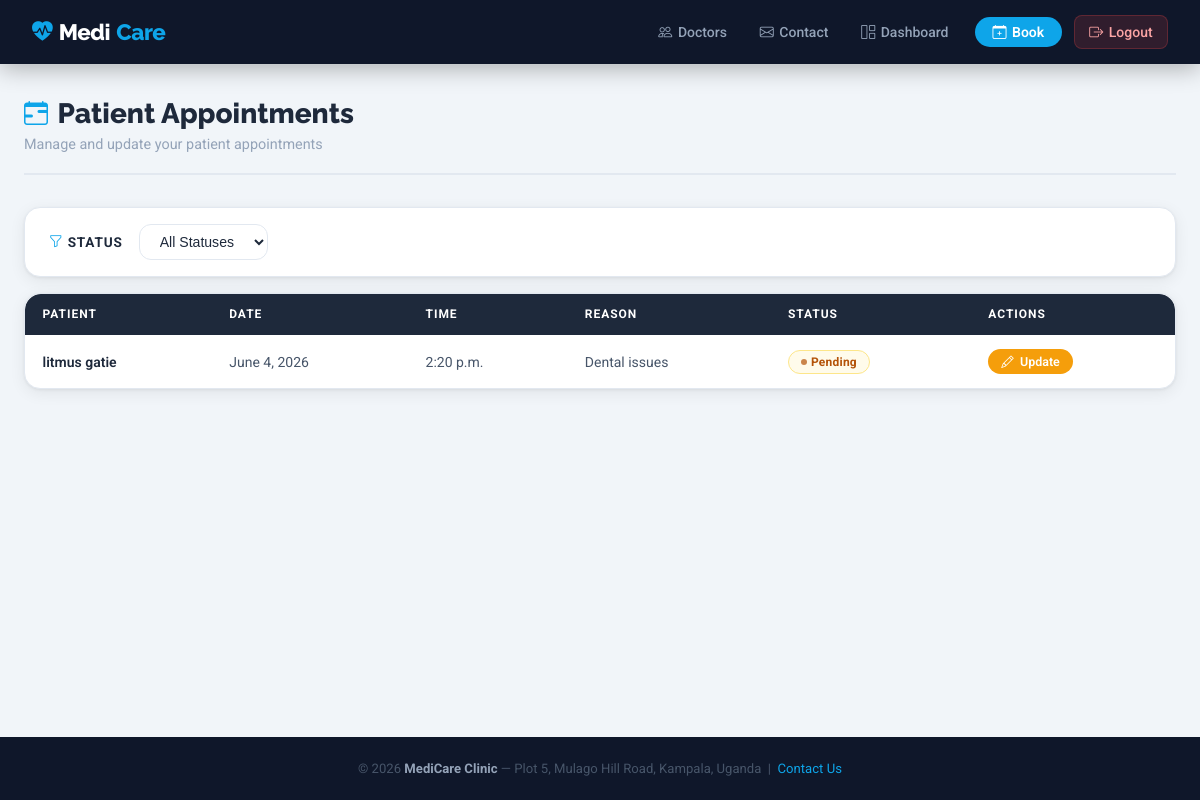
Screenshot of /doctor/appointments/ (signed in) with the database file from the repository.
### clinic/models.py (models this page shows, shortened)
class Appointment(models.Model):
    STATUS_CHOICES = [
        ('PENDING', 'Pending'),
        ('APPROVED', 'Approved'),
        ('CANCELLED', 'Cancelled'),
        ('COMPLETED', 'Completed'),
    ]
    patient = models.ForeignKey(PatientProfile, on_delete=models.CASCADE, related_name='appointments')
    doctor = models.ForeignKey(DoctorProfile, on_delete=models.CASCADE, related_name='appointments')
    appointment_date = models.DateField()
    appointment_time = models.TimeField()
    reason = models.TextField()
    status = models.CharField(max_length=10, choices=STATUS_CHOICES, default='PENDING')
    notes = models.TextField(blank=True)
    created_at = models.DateTimeField(auto_now_add=True)
    updated_at = models.DateTimeField(auto_now=True)
    class Meta:
        ordering = ['-appointment_date', '-appointment_time']

class PatientProfile(models.Model):
    BLOOD_GROUP_CHOICES = [
        ('A+', 'A+'), ('A-', 'A-'), ('B+', 'B+'), ('B-', 'B-'),
        ('AB+', 'AB+'), ('AB-', 'AB-'), ('O+', 'O+'), ('O-', 'O-'),
    ]
    user = models.OneToOneField(User, on_delete=models.CASCADE, related_name='patient_profile')
    date_of_birth = models.DateField()
    phone = models.CharField(max_length=20)
    address = models.TextField()
    blood_group = models.CharField(max_length=3, choices=BLOOD_GROUP_CHOICES, blank=True)
    emergency_contact_name = models.CharField(max_length=100, blank=True)
    emergency_contact_phone = models.CharField(max_length=20, blank=True)

### clinic/views.py (the view)
# urls.py: path('doctor/appointments/', views.doctor_appointments, name='doctor_appointments'),
@login_required
def doctor_appointments(request):
    try:
        doctor = request.user.doctor_profile
        status_filter = request.GET.get('status', '')
        appointments = Appointment.objects.filter(doctor=doctor).select_related('patient__user')
        if status_filter:
            appointments = appointments.filter(status=status_filter)
        return render(request, 'clinic/doctor_appointments.html', {'appointments': appointments, 'status_filter': status_filter})
    except DoctorProfile.DoesNotExist:
        messages.error(request, 'Access denied.')
        return redirect('dashboard')

### templates/clinic/doctor_appointments.html (shortened to what this page needs)
{% extends 'clinic/base.html' %}
{% block content %}
<div class="container">
  <div class="page-header">
    <div class="page-header-left">
      <h1><i class="bi bi-calendar-range"></i> Patient Appointments</h1>
      <p>Manage and update your patient appointments</p>
    </div>
  </div>
  <div class="card" style="margin-bottom:1rem;">
    <div class="card-body" style="padding:1rem 1.5rem;">
      <form method="get" style="display:flex;gap:1rem;align-items:center;flex-wrap:wrap;">
        <label style="font-size:.85rem;font-weight:700;color:var(--heading);text-transform:uppercase;letter-spacing:.06em;"><i class="bi bi-funnel" style="color:var(--primary)"></i> Status</label>
        <select name="status" onchange="this.form.submit()" style="padding:.5rem 1rem;border:1.5px solid var(--border);border-radius:var(--radius);font-size:.88rem;color:var(--heading);background:var(--surface);">
          <option value="">All Statuses</option>
        </select>
      </form>
    </div>
  </div>
  <div class="card">
    <div class="table-wrap">
      {% if appointments %}
      <table>
        <thead><tr><th>Patient</th><th>Date</th><th>Time</th><th>Reason</th><th>Status</th><th>Actions</th></tr></thead>
        <tbody>
        {% for appt in appointments %}
        <tr>
          <td class="td-name">{{ appt.patient.user.get_full_name }}</td>
          <td>{{ appt.appointment_date }}</td>
          <td>{{ appt.appointment_time }}</td>
          <td>{{ appt.reason|truncatewords:10 }}</td>
          <td><span class="badge badge-{{ appt.status|lower }}">{{ appt.get_status_display }}</span></td>
          <td style="display:flex;gap:.4rem;flex-wrap:wrap;">
            <a href="{% url 'update_appointment' appt.pk %}" class="btn btn-warning btn-sm"><i class="bi bi-pencil"></i> Update</a>
          </td>
        </tr>
        {% endfor %}
        </tbody>
      </table>
      {% else %}
      <div class="empty-state"><i class="bi bi-calendar-x"></i><p>No appointments found.</p></div>
      {% endif %}
    </div>
  </div>
</div>
{% endblock %}

### templates/clinic/base.html (style rules this page uses)
:root { --bg: #f1f5f9; --surface: #ffffff; --primary: #0ea5e9; --primary-dark: #0284c7; --heading: #1e293b; --text: #475569; --muted: #94a3b8; --border: #e2e8f0; --success: #10b981; --warning: #f59e0b; --danger: #ef4444; --purple: #8b5cf6; --nav-bg: #0f172a; --radius: 12px; --radius-lg: 16px; --shadow: 0 1px 3px rgba(0,0,0,.06), 0 4px 16px rgba(0,0,0,.07); --shadow-lg: 0 4px 6px rgba(0,0,0,.05), 0 10px 40px rgba(0,0,0,.12); --transition: all .25s ease; }
*, *::before, *::after { box-sizing: border-box; margin: 0; padding: 0; }
body { font-family: 'Roboto', system-ui, sans-serif; background: var(--bg); color: var(--text); min-height: 100vh; display: flex; flex-direction: column; }
h1,h2,h3,h4,h5 { font-family: 'Raleway', sans-serif; color: var(--heading); line-height: 1.25; }
a { color: var(--primary); text-decoration: none; transition: var(--transition); }
.container { max-width: 1200px; margin: 0 auto; padding: 2rem 1.5rem; }
.card { background: var(--surface); border-radius: var(--radius-lg); box-shadow: var(--shadow); border: 1px solid var(--border); overflow: hidden; }
.card-body { padding: 1.75rem; }
.page-header { margin-bottom: 2rem; padding-bottom: 1.25rem; border-bottom: 2px solid var(--border); display: flex; align-items: flex-start; justify-content: space-between; flex-wrap: wrap; gap: 1rem; }
.page-header-left h1 { font-size: 1.75rem; font-weight: 800; color: var(--heading); display: flex; align-items: center; gap: .6rem; }
.page-header-left h1 i { color: var(--primary); font-size: 1.5rem; }
.page-header-left p { color: var(--muted); margin-top: .3rem; font-size: .9rem; }
.btn { display: inline-flex; align-items: center; justify-content: center; gap: .4rem; padding: .55rem 1.25rem; border-radius: 50px; font-size: .875rem; font-weight: 600; cursor: pointer; border: none; transition: var(--transition); text-decoration: none; white-space: nowrap; }
.btn-warning { background: var(--warning); color: #fff; }
.btn-sm { padding: .3rem .8rem; font-size: .78rem; }
.badge { display: inline-flex; align-items: center; gap: .25rem; padding: .25rem .75rem; border-radius: 50px; font-size: .75rem; font-weight: 700; letter-spacing: .02em; }
.badge::before { content:''; width:6px; height:6px; border-radius:50%; background:currentColor; opacity:.7; }
.badge-pending { background:#fffbeb; color:#b45309; border:1px solid #fde68a; }
.table-wrap { overflow-x: auto; border-radius: var(--radius-lg); }
table { width: 100%; border-collapse: collapse; font-size: .875rem; }
thead th { background: var(--heading); color: #fff; padding: .85rem 1.1rem; text-align: left; font-size: .75rem; text-transform: uppercase; letter-spacing: .08em; font-weight: 700; }
thead th:first-child { border-radius: var(--radius) 0 0 0; }
thead th:last-child { border-radius: 0 var(--radius) 0 0; }
tbody td { padding: .9rem 1.1rem; border-bottom: 1px solid var(--border); color: var(--text); vertical-align: middle; }
tbody tr:last-child td { border-bottom: none; }
.td-name { font-weight: 600; color: var(--heading); }

### rows the page displays
Appointment: patient.user.get_full_name "litmus gatie", appointment_date "June 4, 2026", appointment_time "2:20 p.m.", reason "Dental issues", status "Pending"
